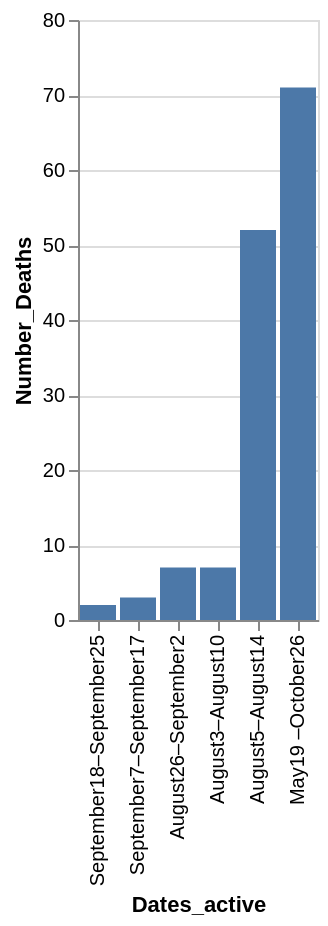

Vega-Lite specification for this chart:
### Vega-Lite specification from a JSON file in a GitHub repository (floating-point values rounded to 4 significant figures)
{"data": {"values": [{"x_data": "September18–September25", "y_data": 2}, {"x_data": "September7–September17", "y_data": 3}, {"x_data": "August26–September2", "y_data": 7}, {"x_data": "August3–August10", "y_data": 7}, {"x_data": "August5–August14", "y_data": 52}, {"x_data": "May19 –October26", "y_data": 71}]}, "mark": "bar", "encoding": {"x": {"field": "x_data", "type": "nominal", "title": "Dates_active", "sort": {"op": "sum", "field": "y_data", "order": "ascending"}}, "y": {"field": "y_data", "type": "quantitative", "title": "Number_Deaths"}}}
